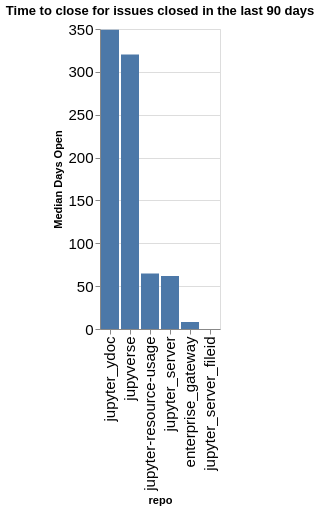

The notebook cell this image was saved under:
### Code cell
time_open = closed.groupby(['org', 'repo']).agg({'time_open': 'median'}).reset_index()
time_open['time_open'] = time_open['time_open'] / (60 * 60 * 24)
time_open['org/repo'] = time_open.apply(lambda a: a['org'] + '/' + a['repo'], axis=1)
sorted_vals = time_open.sort_values(['org', 'time_open'], ascending=False)['repo'].values
alt.Chart(data=time_open, title=f"Time to close for issues closed in the last {n_days} days").mark_bar().encode(
    x=alt.X('repo', sort=alt.Sort(sorted_vals.tolist())),
    y=alt.Y('time_open', title="Median Days Open"),
)

### Figure 1 — Vega-Lite specification as saved in the notebook (floating-point values rounded to 4 significant figures)
{"config": {"axisLeft": {"labelFontSize": 15}, "axisBottom": {"labelFontSize": 15}}, "data": {"name": "data-d8b9e34ced4eee7404b4dd6ad09f8373"}, "mark": {"type": "bar"}, "encoding": {"x": {"field": "repo", "sort": ["jupyter_ydoc", "jupyverse", "jupyter-resource-usage", "jupyter_server", "enterprise_gateway", "jupyter_server_fileid"], "type": "nominal"}, "y": {"field": "time_open", "title": "Median Days Open", "type": "quantitative"}}, "title": "Time to close for issues closed in the last 90 days", "$schema": "https://vega.github.io/schema/vega-lite/v5.20.1.json", "datasets": {"data-d8b9e34ced4eee7404b4dd6ad09f8373": [{"org": "jupyter-server", "repo": "enterprise_gateway", "time_open": 8.189, "org/repo": "jupyter-server/enterprise_gateway"}, {"org": "jupyter-server", "repo": "jupyter-resource-usage", "time_open": 64.81, "org/repo": "jupyter-server/jupyter-resource-usage"}, {"org": "jupyter-server", "repo": "jupyter_server", "time_open": 61.92, "org/repo": "jupyter-server/jupyter_server"}, {"org": "jupyter-server", "repo": "jupyter_server_fileid", "time_open": 0.03341, "org/repo": "jupyter-server/jupyter_server_fileid"}, {"org": "jupyter-server", "repo": "jupyter_ydoc", "time_open": 349.0, "org/repo": "jupyter-server/jupyter_ydoc"}, {"org": "jupyter-server", "repo": "jupyverse", "time_open": 320.1, "org/repo": "jupyter-server/jupyverse"}]}}
